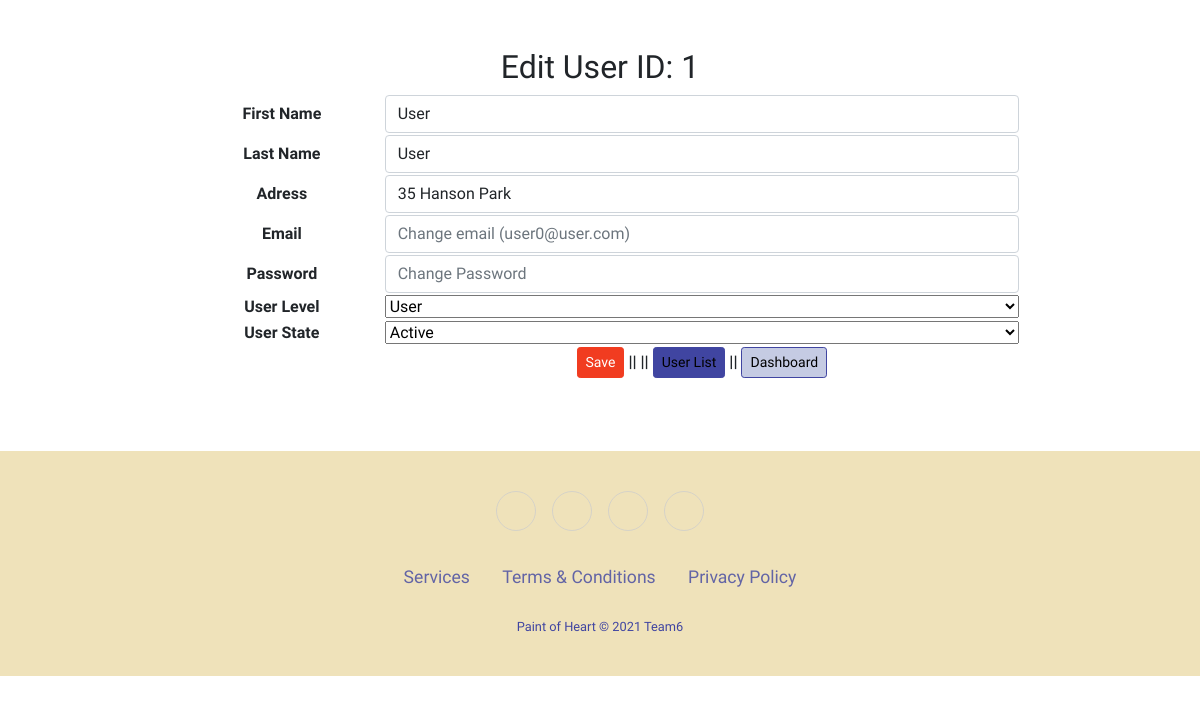
/actions/user_edit.php?userId=1 (signed in), run on the app's committed database.
### tables this page shows
CREATE TABLE `user` (
  `id` int(11) NOT NULL,
  `f_name` varchar(50) NOT NULL,
  `l_name` varchar(50) NOT NULL,
  `address` varchar(100) NOT NULL,
  `email` varchar(50) NOT NULL,
  `password` varchar(255) NOT NULL,
  `user_state` int(1) NOT NULL DEFAULT 1,
  `user_level` int(1) NOT NULL DEFAULT 0
);

### classes/database.class.php (called while the page is built, shortened)
<?php
Class Database{
    public $host   = "localhost";
    public $user   = "root";
    public $pass   = "";
    public $dbname = "team6_paintofheart";
    public $link;
    private function connectDB(){
    $this->link = new mysqli($this->host, $this->user, $this->pass,
    $this->dbname);
    mysqli_set_charset($this->link, "utf8");
    }
   public function select($query){
     $result = $this->link->query($query) or
      die($this->link->error.__LINE__);
     if($result->num_rows > 0){
       return $result;
     } else {
       return false;
     }
    }
   }
?>

### classes/user.class.php (called while the page is built, shortened)
<?php
  class User{
    private $db;
	 	public function __construct(){
	      $this->db = new Database();
	    }
	 public function getUserById($id){
	 	$query = "SELECT * FROM `user` WHERE `id` = '$id' ";
	 	$selected_row = $this->db->select($query);
	 	return $selected_row;
	 }
 }
?>

### actions/user_edit.php (the view, shortened to what this page needs)
<?php
include '../classes/autoload.php' ;
    $userObj = new User();
if ($_GET['userId']) {
    $id = $_GET['userId'];
    $getData = $userObj->getUserById($id);
    if ($getData) {
        $user = $getData->fetch_assoc();
    } else {
        header("location: user_list.php");
    }
} else {
    header("location: ../home.php");
}
 ?>
<!DOCTYPE html>
<html lang="en">
<head>
    <?php include_once '../components/boot.php';?>
	<link rel="stylesheet" href="../components/style.css">
    <div class="grid_10">
    <div class="box round first grid">
        <h2>Edit User ID: <?php echo $user['id']; ?></h2>
        <form name="user_edit" method="post" action="">
        <table class="form">
            <tr>
                <td>
                    <label>First Name</label>
                </td>
                <td>
                <input type="text" name="f_name" class="form-control" placeholder="first name" required="" value="<?php echo $user['f_name'] ?>">
                </td>
            </tr>
            <tr>
                <td>
                    <label>Last Name</label>
                </td>
                <td>
                <input type="text" name="l_name" class="form-control" placeholder="last name" required="" value="<?php echo $user['l_name'] ?>">
                </td>
            </tr>
            <tr>
                <td>
                    <label>Adress</label>
                </td>
                <td>
                <input type="text" name="address" class="form-control" placeholder="address" required="" value="<?php echo $user['address'] ?>">
                </td>
            </tr>
            <tr>
                <td>
                    <label>Email</label>
                </td>
                <td>
                <input type="text" name="email" class="form-control" placeholder="Change email (<?php
                if (isset($updateUser) && !is_array($updateUser) && strlen($email)>0) {
                            echo $email;
                        } else {
                            echo $user['email'];
                        }
                ?>)">
                </td>
            </tr>
            <tr>
                <td>
                    <label>Password</label>
                </td>
                <td>
                <input type="text" name="password" class="form-control" placeholder="Change Password">
                <?php if(isset($_SESSION['user'])){
                        echo "<tr style='display: none;'>";
                    } else if (isset($_SESSION['adm'])){
                        echo "<tr>";
                    }
                    ?>
                    <td>
                    <label>User Level</label>
                    </td>
                    <td>
                            <select id="select" name="user_level" style="width:100%">
                            <option value=0  <?php
                            if(isset($_SESSION['adm'])){
                                if($user['user_level'] == 0) {echo 'selected';};
                            }else{
                                echo"only for Admin";
                            }
                            ?>>User</option>
                            </select>
                    </td>
                </tr>
                <?php if(isset($_SESSION['user'])){
                        echo "<tr style='display: none;'>";
                    } else if (isset($_SESSION['adm'])){
                        echo "<tr>";
                    }
                    ?>
                    <td>
                    <label>User State</label>
                    </td>
                    <td>
                    <select id="select" name="user_state" style="width:100%">
                        <option value=1 <?php if ($user['user_state']  == 1) {echo 'selected';}; ?>>Active</option>
                </select>
                    </td>
                </tr>
                <tr>
                <td></td>
                    <td>
                    <input type="submit" name="submit" class="btn btn-sm save-btn" value="Save">  ||
                    <?php
                    if(isset($_SESSION['adm'])){
                        echo'  ||
                    <a class="btn btn-sm home-btn" href="user_list.php">User List</a> ||
                    <a class="btn btn-sm dash-btn" href="../admin.php">Dashboard</a>';
                    }
                    ?>
                    </td>
                </tr>
        </table>
        </form>
    </div>
</div>
<?php include '../components/footer.php';?>

### components/style.css (style rules this page uses)
* { font-family: "Martel", serif; }
a:link, a:hover, a:visited { color: black; text-decoration: none; }
.home-btn { background-color: #4045a1 !important; border-color: #4045a1; color: white; }
.save-btn { background-color: #f13c20 !important; border-color: #f13c20; color: white; }
.dash-btn { background-color: #c5cbe3 !important; border-color: #c5cbe3; color: black; border-color: #4045a1; }
html, body { height: 100%; margin: 0; padding: 0; }
.grid_10 { margin-top: 4%; margin-bottom: 4%; padding-bottom: 2%; text-align: center; }
thead, tr, th { font-weight: bold; }
.form { width: 70%; margin-left: 15%; margin-right: 15%; text-align: center; }

### data on the page
user: id "1", f_name "User", l_name "User", address "35 Hanson Park", email "Change email (user0@user.com)", user_level "User", user_state "Active"
